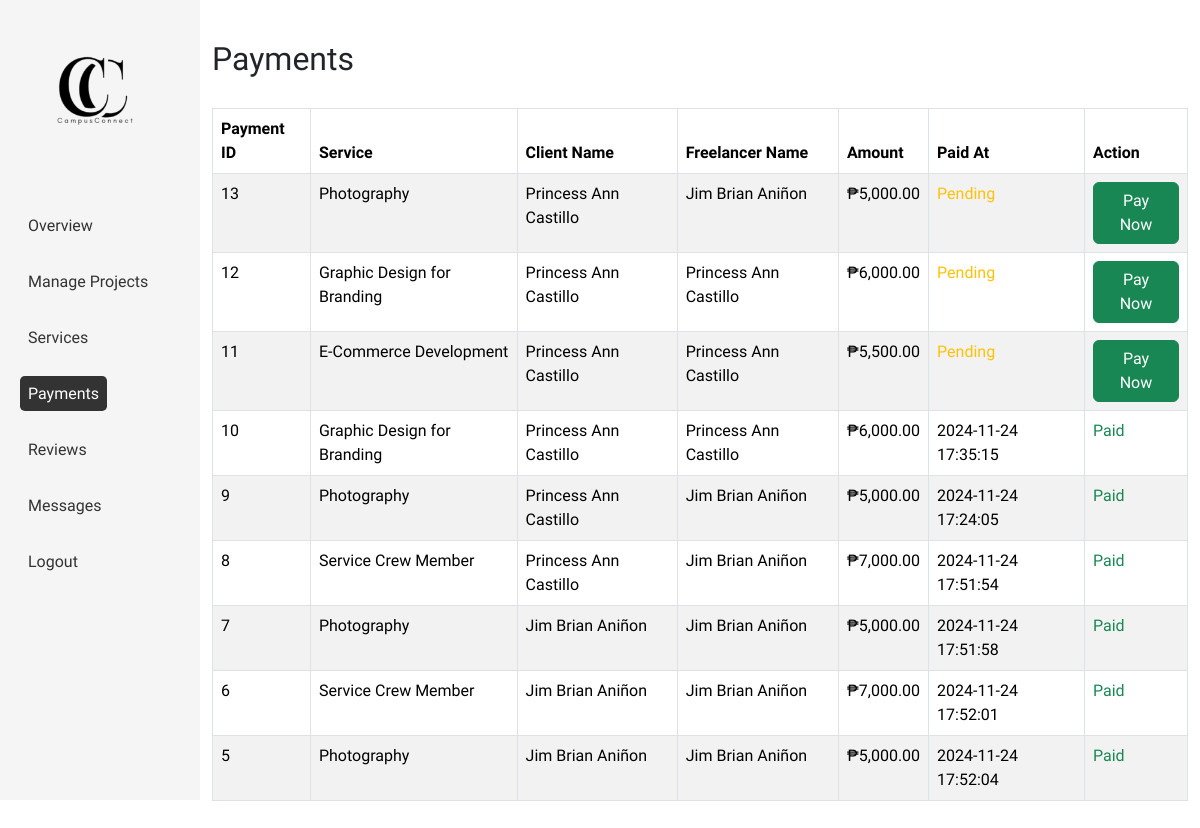
Page /client/payments.php (signed in) on the earlier database version.
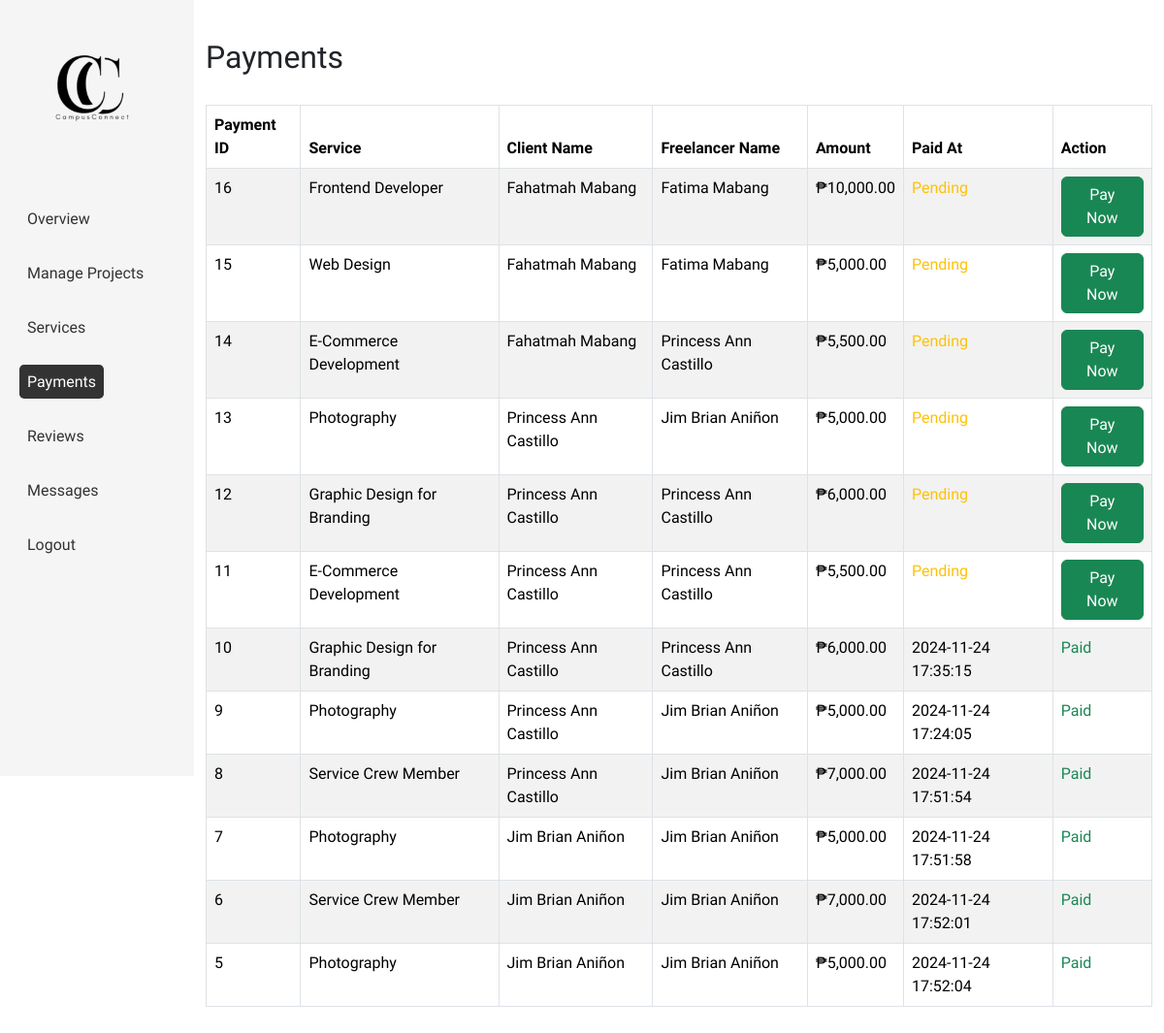
Same page on the later database version.
### tables this page shows
CREATE TABLE `payments` (
  `payment_id` int(100) NOT NULL,
  `project_id` int(100) NOT NULL,
  `client_id` int(100) NOT NULL,
  `freelancer_id` int(11) NOT NULL,
  `amount` decimal(10,2) NOT NULL,
  `paid_at` timestamp NULL DEFAULT NULL,
  `status` enum('pending','completed','failed') DEFAULT 'pending',
  `withdrawal_status` varchar(255) DEFAULT 'not_withdrawable'
);

CREATE TABLE `services` (
  `service_id` int(100) NOT NULL,
  `freelancer_id` int(100) NOT NULL,
  `title` varchar(100) NOT NULL,
  `description` text NOT NULL,
  `price` decimal(10,2) NOT NULL,
  `created_at` timestamp NOT NULL DEFAULT current_timestamp()
);

### client/payments.php (the view, shortened to what this page needs)
<?php
require_once '../includes/connection.php';
$sql = "
    SELECT
        p.payment_id,
        p.project_id,
        p.client_id,
        p.freelancer_id,
        p.amount,
        p.paid_at,
        prj.project_id,
        prj.job_id,
        prj.status AS project_status,
        prj.started_at,
        prj.completed_at,
        prj.amount_paid,
        prj.payment_status,
        pr.title AS service_name,  -- Correctly fetch the service name
        CONCAT(c.first_name, ' ', c.last_name) AS client_name,
        CONCAT(f.first_name, ' ', f.last_name) AS freelancer_name
    FROM payments p
    LEFT JOIN projects prj ON p.project_id = prj.project_id
    LEFT JOIN users c ON prj.client_id = c.user_id
    LEFT JOIN users f ON prj.freelancer_id = f.user_id
    LEFT JOIN services pr ON pr.service_id = prj.job_id  -- Ensuring job_id maps to service_id
    ORDER BY prj.started_at DESC, p.payment_id DESC
";
$result = $conn->query($sql);
?>
<!DOCTYPE html>
<html lang="en">
  <head>
    <link
      href="https://cdnjs.cloudflare.com/ajax/libs/bootstrap/5.3.1/css/bootstrap.min.css"
      rel="stylesheet"
    />
    <link rel="stylesheet" href="../assets/css/resets.css" />
    <link rel="stylesheet" href="../assets/css/sidebar.css" />
    <link rel="stylesheet" href="css/payments.css" />
  </head>
  <body>
    <div class="container-fluid">
      <div class="row">
        <?php include('includes/sidebar.php'); ?>
        <main class="col-md-9 col-lg-10">
          <section class="overview-page">
            <h1>Payments</h1>
            <div class="table-responsive">
              <table class="table table-striped table-bordered">
                <thead>
                  <tr>
                    <th>Payment ID</th>
                    <th>Service</th>
                    <th>Client Name</th>
                    <th>Freelancer Name</th>
                    <th>Amount</th>
                    <th>Paid At</th>
                    <th>Action</th>
                  </tr>
                </thead>
                <tbody>
                <?php if ($result && $result->num_rows > 0): ?>
                  <?php while($payment = $result->fetch_assoc()): ?>
                    <tr>
                      <td><?php echo htmlspecialchars($payment['payment_id']); ?></td>
                      <td><?php echo htmlspecialchars($payment['service_name']); ?></td>
                      <td><?php echo htmlspecialchars($payment['client_name']); ?></td>
                      <td><?php echo htmlspecialchars($payment['freelancer_name']); ?></td>
                      <td><?php echo "₱" . number_format($payment['amount'], 2); ?></td>
                      <td>
                          <?php
                          if ($payment['paid_at'] === NULL) {
                              echo "<span class='text-warning'>Pending</span>";
                          } else {
                              echo htmlspecialchars($payment['paid_at']);
                          }
                          ?>
                      </td>
                      <td>
                        <?php if ($payment['paid_at'] === NULL): ?>
                            <form action="manage-projects.php" method="POST">
                                <button type="submit" name="pay_now" class="btn btn-success">Pay Now</button>
                            </form>
                        <?php else: ?>
                            <span class="text-success">Paid</span>
                        <?php endif; ?>
                    </td>
                    </tr>
                  <?php endwhile; ?>
                <?php else: ?>
                  <tr>
                    <td colspan="7">No payments found.</td>
                  </tr>
                <?php endif; ?>
              </tbody>
              </table>
            </div>
          </section>
        </main>
      </div>
    </div>
  </body>
</html>

### client/includes/sidebar.php (shortened to what this page needs)
<?php
$current_page = basename($_SERVER['PHP_SELF']);
?>
<nav class="col-md-3 col-lg-2 sidebar bg-light text-black d-none d-md-block" style="background-color: #f5f5f5 !important">
  <img src="../assets/logo.png" alt="Logo icon" class="logo">
  <ul class="mt-4">
    <li><a href="index.php" class="<?php echo ($current_page == 'index.php') ? 'active' : ''; ?>">Overview</a></li>
    <li><a href="manage-projects.php" class="<?php echo ($current_page == 'manage-projects.php') ? 'active' : ''; ?>">Manage Projects</a></li>
    <li><a href="services.php" class="<?php echo ($current_page == 'services.php') ? 'active' : ''; ?>">Services</a></li>
    <li><a href="payments.php" class="<?php echo ($current_page == 'payments.php') ? 'active' : ''; ?>">Payments</a></li>
    <li><a href="reviews.php" class="<?php echo ($current_page == 'reviews.php') ? 'active' : ''; ?>">Reviews</a></li>
    <li><a href="chat.php" class="<?php echo ($current_page == 'chat.php') ? 'active' : ''; ?>">Messages</a></li>
    <li><a href="../logout.php">Logout</a></li>
  </ul>
</nav>

### assets/css/sidebar.css (style rules this page uses)
.sidebar { background-color: #060607; color: #fff; height: 100vh; position: sticky; top: 0; padding: 20px; }
.sidebar img { width: 150px; margin-bottom: 20px; }
.sidebar ul { list-style: none; padding: 0; }
.sidebar ul li { margin-bottom: 2rem; }
.sidebar ul li a { color: #333; text-decoration: none; font-weight: 500; font-size: 16px; padding: 0.5rem; border-radius: 0.3rem; }
main { padding: 40px; }
.overview-page h1 { font-size: 2rem; margin-bottom: 30px; }
.sidebar a.active, .navbar-nav .nav-item .active { background-color: #333; color: #fff; }

### client/css/payments.css (style rules this page uses)
.overview-page h1 { font-size: 2rem; margin-bottom: 30px; }

Differences in the rows shown:
added payments: payment_id "16", services.title "Frontend Developer", client_name "Fahatmah Mabang", freelancer_name "Fatima Mabang", amount "10,000.00", shows "Pending"
added payments: payment_id "15", services.title "Web Design", client_name "Fahatmah Mabang", freelancer_name "Fatima Mabang", amount "5,000.00", shows "Pending"
added payments: payment_id "14", services.title "E-Commerce Development", client_name "Fahatmah Mabang", freelancer_name "Princess Ann Castillo", amount "5,500.00", shows "Pending"
